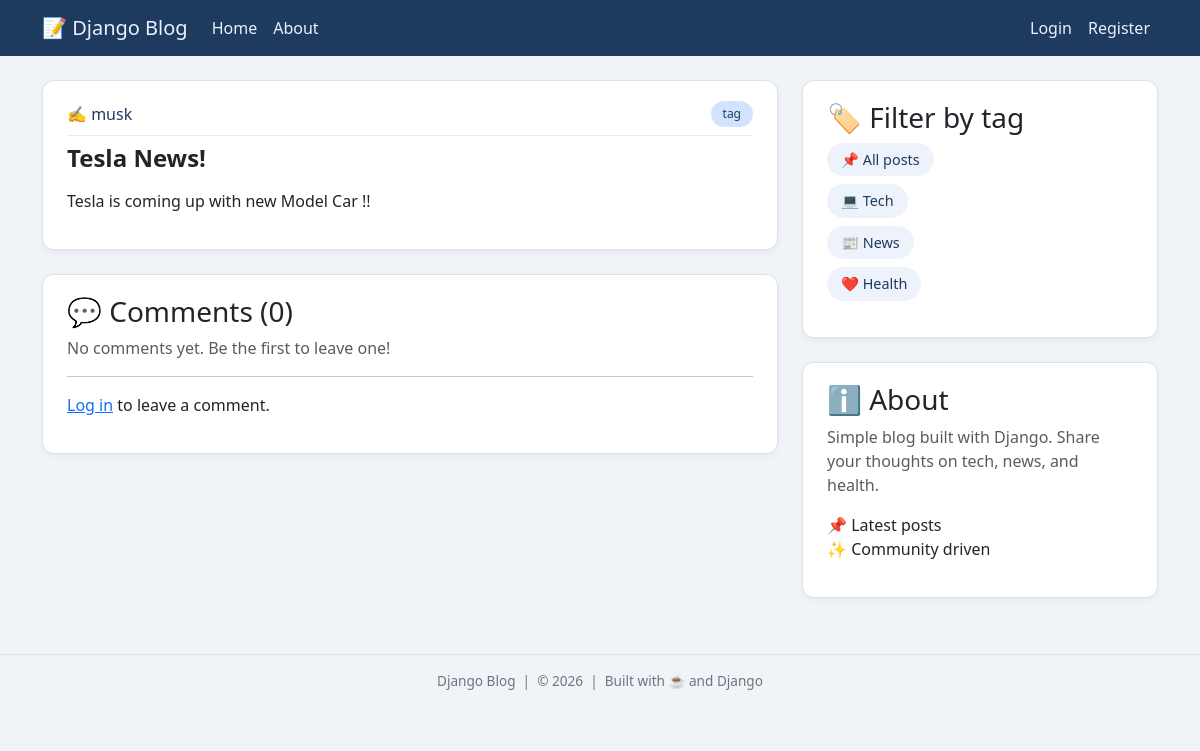
The page /post_detail/5/ on the database as committed earlier.
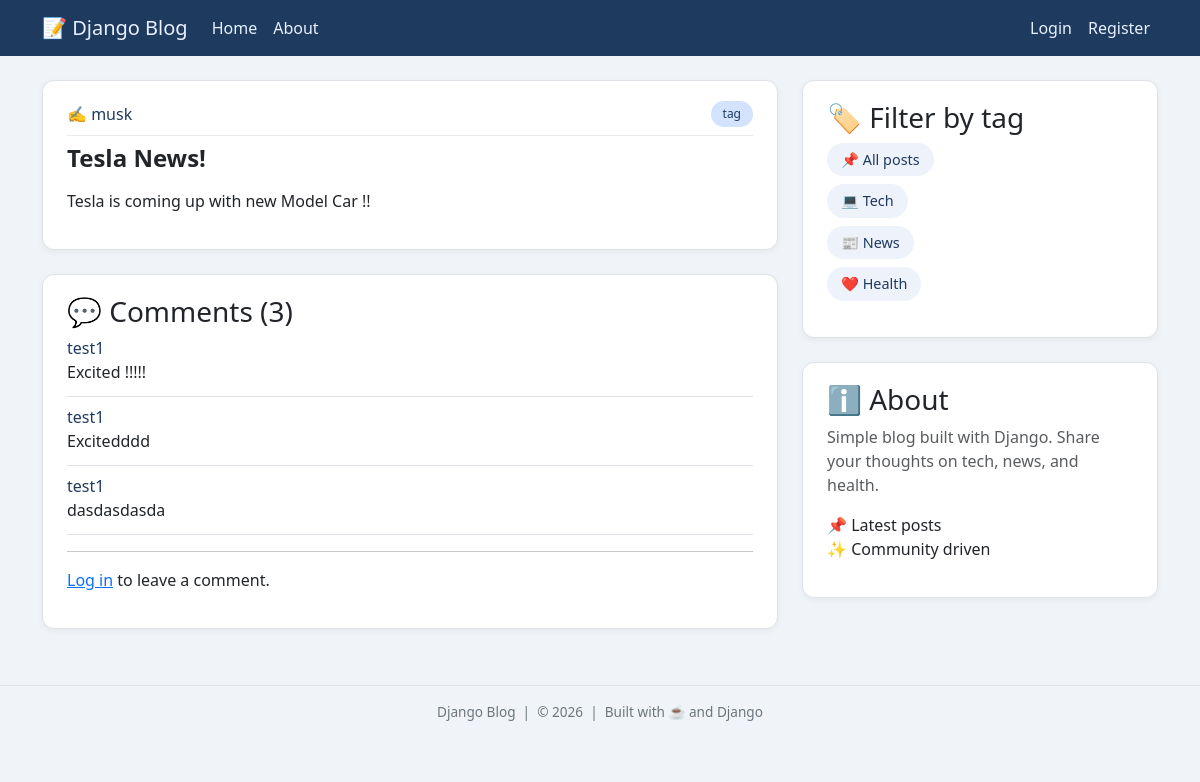
The same page on the database as committed later.
### feed/models.py (models this page shows, shortened)
class Posts(models.Model):
    choices = (('tech','tech'),('news','news'),('health','health')
    )
    title = models.CharField(max_length=50)
    content = models.TextField()
    date_posted = models.DateTimeField(auto_now_add=True)
    author = models.ForeignKey(User,on_delete=models.CASCADE)
    tag = models.CharField(max_length=100,choices=choices)

class Comments(models.Model):
    text = models.TextField()
    u_name = models.ForeignKey(User,on_delete=models.CASCADE)
    posts = models.ForeignKey(Posts,on_delete=models.CASCADE)

### feed/views.py (the view)
# urls.py: path('post_detail/<int:pk>/', views.post_detail,name ="details"),
def post_detail(request, pk):
    user_post = get_object_or_404(Posts, id=pk)
    user_comments = Comments.objects.filter(posts=user_post)
    return render(request, 'feed/post_detail.html', context={
        "user_post": user_post,
        'comments': user_comments
    })

### feed/templates/feed/post_detail.html (shortened to what this page needs)
{% extends "feed/base.html" %}
{% block content %}
<article class="media content-section">
    <div class="media-body">
        <div class="article-metadata d-flex justify-content-between flex-wrap">
            <span>✍️ <a class="username" href="{% url 'my_posts' user_post.author.username %}">{{ user_post.author.username }}</a></span>
            <span class="tag-badge">{{ user_post.get_tag_display|default:user_post.tag }}</span>
        </div>
        <h2 class="post-title mt-2">{{ user_post.title }}</h2>
        <p class="article-content">{{ user_post.content|linebreaks }}</p>
    </div>
</article>
<div class="content-section">
    <h3>💬 Comments ({{ comments|length }})</h3>
    {% if comments %}
        {% for comment in comments %}
        <div class="border-bottom pb-2 mb-2">
            <div class="d-flex justify-content-between">
                <strong><a class="username" href="{% url 'my_posts' comment.u_name.username %}">{{ comment.u_name.username }}</a></strong>
            </div>
            <p class="mb-1">{{ comment.text }}</p>
        </div>
        {% endfor %}
    {% else %}
        <p class="text-muted">No comments yet. Be the first to leave one!</p>
    {% endif %}
    {% if request.user.is_authenticated %}
        <hr>
        <h5>Leave a comment</h5>
        <form method="post" action="{% url 'comment' user_post.id %}">
            {% csrf_token %}
            <div class="mb-3">
                <textarea name="text" rows="3" class="form-control" placeholder="Write your comment..." required></textarea>
            </div>
            <button type="submit" class="btn btn-sm btn-primary">Post Comment</button>
        </form>
    {% else %}
        <hr>
        <p><a href="{% url 'login' %}">Log in</a> to leave a comment.</p>
    {% endif %}
</div>
{% endblock content %}

### feed/templates/feed/base.html (shortened to what this page needs)
{% load static %}
<!DOCTYPE html>
<html lang="en">
<head>
    <link href="https://cdn.jsdelivr.net/npm/bootstrap@5.3.2/dist/css/bootstrap.min.css" rel="stylesheet">
</head>
<body>
<header class="site-header">
    <nav class="navbar navbar-expand-md navbar-dark bg-steel fixed-top">
        <div class="container">
            <a class="navbar-brand" href="/">📝 Django Blog</a>
            <div class="collapse navbar-collapse" id="navbarToggle">
                <div class="navbar-nav me-auto">
                    <a class="nav-link" href="/">Home</a>
                    <a class="nav-link" href="/about">About</a>
                </div>
                <div class="navbar-nav">
                    {% if user.is_authenticated %}
                        <a class="nav-link" href="{% url 'profile' user.id %}">{{ user.username }}</a>
                        <a class="nav-link" href="{% url 'logout' %}">Logout</a>
                    {% else %}
                        <a class="nav-link" href="{% url 'login' %}">Login</a>
                        <a class="nav-link" href="{% url 'register-user' %}">Register</a>
                    {% endif %}
                </div>
            </div>
        </div>
    </nav>
</header>
<main role="main" class="container" style="margin-top: 80px;">
    <div class="row">
        <div class="col-md-8">
            {% block content %}{% endblock %}
        </div>
        <div class="col-md-4">
            <div class="content-section">
                <h3>🏷️ Filter by tag</h3>
                <ul class="tag-filter-list">
                    <li><a class="tag-filter-link" href="{% url 'blog-home' %}">📌 All posts</a></li>
                    <li><a class="tag-filter-link" href="{% url 'home_by_tag' 'tech' %}">💻 Tech</a></li>
                    <li><a class="tag-filter-link" href="{% url 'home_by_tag' 'news' %}">📰 News</a></li>
                    <li><a class="tag-filter-link" href="{% url 'home_by_tag' 'health' %}">❤️ Health</a></li>
                </ul>
            </div>
            <div class="content-section">
                <h3>ℹ️ About</h3>
                <p class="text-muted">Simple blog built with Django. Share your thoughts on tech, news, and health.</p>
                <ul class="list-unstyled">
                    <li>📌 Latest posts</li>
                    <li>✨ Community driven</li>
                </ul>
            </div>
        </div>
    </div>
</main>
<footer>
    <p>Django Blog &nbsp;|&nbsp; &copy; 2026 &nbsp;|&nbsp; Built with ☕ and Django</p>
</footer>
</body>
</html>

### feed/templates/feed/base.html (style rules this page uses)
body { background: #f0f4f8; font-family: 'Segoe UI', Roboto, 'Helvetica Neue', sans-serif; }
.bg-steel { background-color: #1e3a5f; }
.navbar-brand, .nav-link { color: #e7f1ff !important; }
.content-section { background: #ffffff; border-radius: 12px; box-shadow: 0 2px 6px rgba(0,0,0,0.05); padding: 1.25rem 1.5rem; margin-bottom: 1.5rem; border: 1px solid #dee2e6; }
.media.content-section { transition: transform 0.1s ease; }
.article-metadata { padding-bottom: 8px; margin-bottom: 8px; border-bottom: 1px solid #e9ecef; display: flex; justify-content: space-between; align-items: center; }
.username { font-weight: 500; color: #1e3a5f; text-decoration: none; }
.post-title { font-weight: 600; font-size: 1.5rem; margin: 0.25rem 0; }
.tag-badge { background-color: #d4e3fd; padding: 4px 12px; border-radius: 30px; font-size: 0.75rem; font-weight: 500; color: #1e3a5f; display: inline-block; }
.article-content { color: #2c3e50; margin-top: 12px; line-height: 1.5; }
.tag-filter-list { list-style: none; padding-left: 0; }
.tag-filter-list li { margin-bottom: 8px; }
.tag-filter-link { background: #eef2fa; padding: 6px 14px; border-radius: 40px; font-size: 0.9rem; color: #1e3a5f; text-decoration: none; display: inline-block; transition: background 0.2s; }
footer { text-align: center; margin-top: 2rem; padding: 1rem; color: #6c757d; font-size: 0.85rem; border-top: 1px solid #dee2e6; }

Rows that differ between the two databases and show on the page:
added Comments: u_name.username "test1", text "Excited !!!!!"
added Comments: u_name.username "test1", text "Excitedddd"
added Comments: u_name.username "test1", text "dasdasdasda"
Other text that changed with them:
{{ comments|length }}: "0" → "3"
text no longer shown: "No comments yet. Be the first to leave one!"
